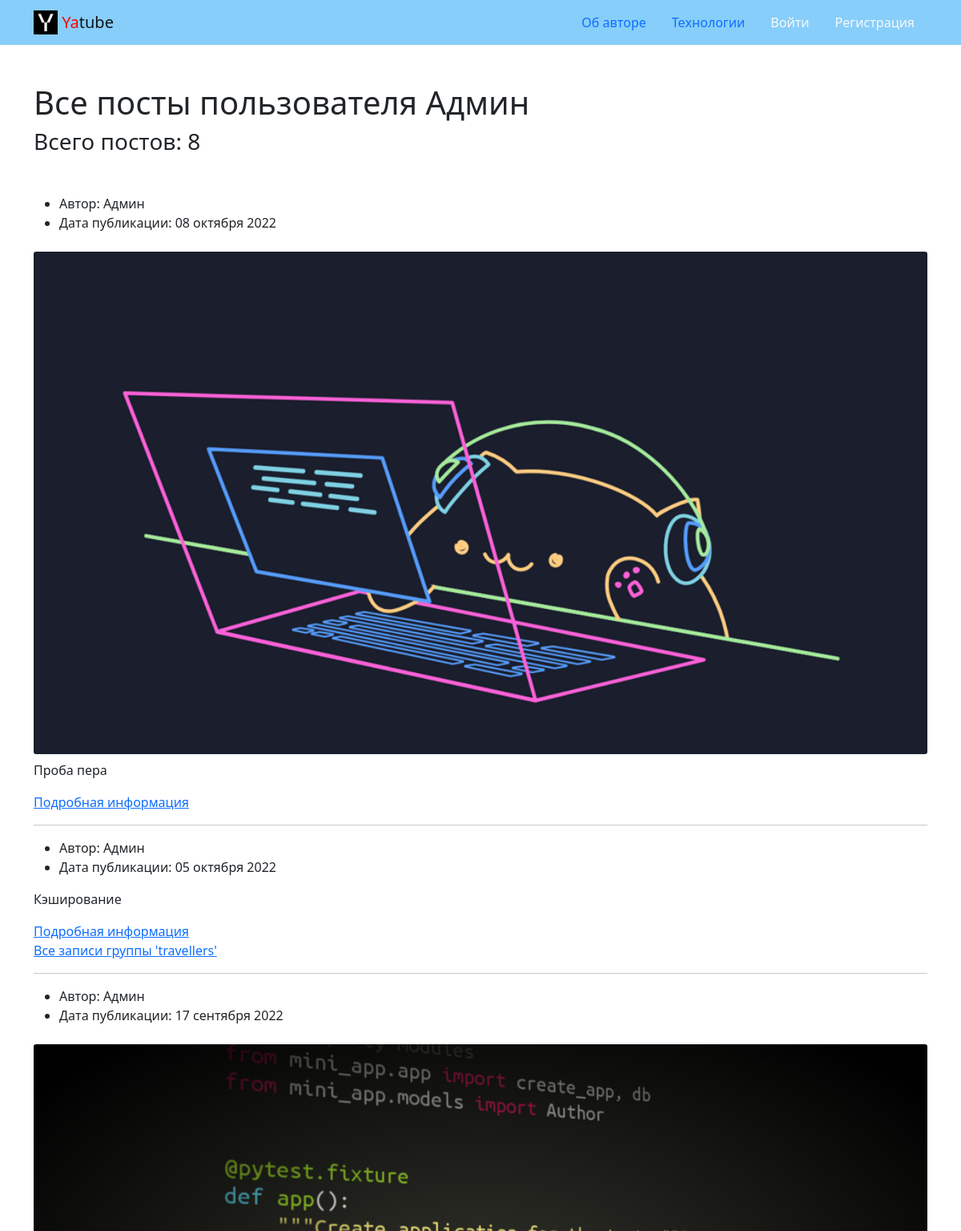
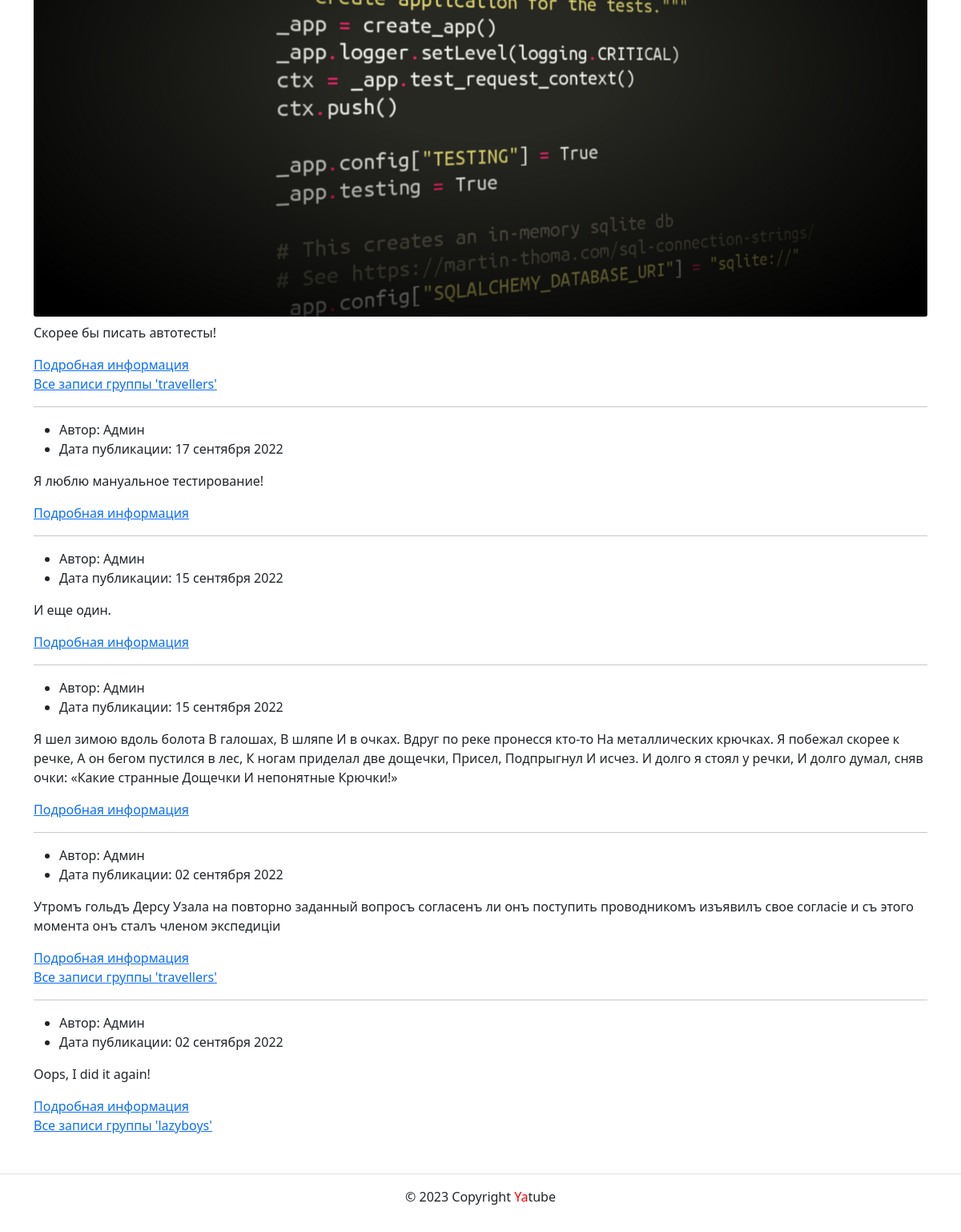
/profile/admin1/, run on the app's committed database (2 pictures, top to bottom).
### posts/models.py (models this page shows, shortened)
class Post(models.Model):
    class Meta:
        ordering = ["-pub_date"]
    text = models.TextField(
        verbose_name='Текст поста',
        help_text='Введите текст поста',
    )
    pub_date = models.DateTimeField(
        verbose_name='Дата публикации',
        auto_now_add=True
    )
    author = models.ForeignKey(
        User,
        on_delete=models.CASCADE,
        related_name='posts',
        verbose_name='Автор',
    )
    group = models.ForeignKey(
        Group,
        on_delete=models.SET_NULL,
        related_name='posts',
        blank=True,
        null=True,
        verbose_name='Группа',
        help_text='Группа, к которой будет относиться пост',
    )
    image = models.ImageField(
        'Картинка',
        upload_to='posts/',
        blank=True
    )

class Group(models.Model):
    title = models.CharField(
        verbose_name='Заголовок',
        max_length=200
    )
    slug = models.SlugField(
        verbose_name='Слаг',
        unique=True,
        max_length=50
    )
    description = models.TextField(
        verbose_name='Описание группы',
        max_length=200
    )

### posts/views.py (the view)
# urls.py: path('profile/<str:username>/',
def profile(request, username):
    author = get_object_or_404(User, username=username)
    page_obj = get_page(author.posts.all(), request)
    following = (request.user != author
                 and request.user.is_authenticated
                 and Follow.objects.filter(
                     user=request.user,
                     author=author).exists())
    context = {
        'author': author,
        'page_obj': page_obj,
        'following': following,
    }
    return render(request, 'posts/profile.html', context)

### core/context_processors/year.py (called while the page is built)
def year(request):
    return {
        'year': datetime.date.today().year
    }

### posts/utils.py (called while the page is built)
def get_page(queryset, request):
    paginator = Paginator(queryset, settings.POSTS_PER_PAGE)
    page_number = request.GET.get('page')
    return paginator.get_page(page_number)

### templates/posts/profile.html (shortened to what this page needs)
{% extends "base.html" %}
{% block content %}
   {% load thumbnail %}
   <div class="container py-5">
        <h1>Все посты пользователя {{ author.get_full_name }} </h1>
        <h3>Всего постов: {{ author.posts.count }} </h3>
       <article>
        {% for post in page_obj %}
          <ul>
            <li>
              Автор: {{ post.author.get_full_name }}
            </li>
            <li>
              Дата публикации: {{ post.pub_date|date:"d E Y" }}
            </li>
          </ul>
        {% thumbnail post.image "960x339" crop="center" upscale=True as im %}
          <img class="card-img my-2" src="{{ im.url }}">
        {% endthumbnail %}
            <p>{{ post.text }}</p>
            <a href="{% url 'posts:post_detail' post.pk %}">Подробная информация </a>
            <br>
        </article>
        {% if post.group %}
            <a href="{% url 'posts:group_list' post.group.slug %}">
              Все записи группы '{{ post.group.slug }}'
            </a>
        {% endif %}
        {% if not forloop.last %}
          <hr>
        {% endif %}
        {% endfor %}
  </div>
{% endblock %}

### templates/base.html (shortened to what this page needs)
{% load static %}
<!DOCTYPE html>
<html lang="ru">
  <head>
    <link rel="stylesheet" href="{% static 'css/bootstrap.min.css' %}">
  </head>
  <body>
    <header>
      {% include 'includes/header.html' %}
    </header>
    <main>
      {% block content %}{% endblock %}
    </main>
    <footer class="border-top text-center py-3">
      {% include 'includes/footer.html' %}
    </footer>
  </body>
</html>

### templates/includes/header.html (shortened to what this page needs)
{% load static %}
<header>
<nav class="navbar navbar-light" style="background-color: lightskyblue">
    <div class="container">
        <a class="navbar-brand" href="{% url 'posts:index' %}">
            <img src="{% static 'img/logo.png' %}" width="30" height="30" class="d-inline-block align-top" alt="">
            <span style="color:red">Ya</span>tube
        </a>
      {% with request.resolver_match.view_name as view_name %}
      <ul class="nav nav-pills">
        <li class="nav-item">
          <a class="nav-link
            {% if view_name  == 'about:author' %} active {% endif %}" href="{% url 'about:author' %}">Об авторе</a>
        </li>
        <li class="nav-item">
          <a class="nav-link
            {% if view_name  == 'about:tech' %} active {% endif %}" href="{% url 'about:tech' %}">Технологии</a>
        </li>
        {% if user.is_authenticated %}
        <li class="nav-item">
          <a class="nav-link
            {% if view_name  == 'posts:post_create' %} active {% endif %}" href="{% url 'posts:post_create' %}">Новая запись</a>
        </li>
        <li class="nav-item">
          <a class="nav-link link-light
            {% if view_name  == 'users:password_change' %} active {% endif %}"
             href="{% url 'users:password_change' %}">Изменить пароль</a>
        </li>
        <li class="nav-item">
          <a class="nav-link link-light
            {% if view_name  == 'users:logout' %} active {% endif %}"
             href="{% url 'users:logout' %}">Выйти</a>
        </li>
        <li>
          <span style="font-size:small; color:darkslateblue">Пользователь: {{ user.username }}</span>
        </li>
        {% else %}
        <li class="nav-item">
          <a class="nav-link link-light
            {% if view_name  == 'users:login' %} active {% endif %}"
             href="{% url 'users:login' %}">Войти</a>
        </li>
        <li class="nav-item">
          <a class="nav-link link-light
            {% if view_name  == 'users:signup' %} active {% endif %}"
             href="{% url 'users:signup' %}">Регистрация</a>
        </li>
        {% endif %}
      </ul>
      {% endwith %}
    </div>
  </nav>
</header>

### templates/includes/footer.html
<p>© {{ year }} Copyright <span style="color:red">Ya</span>tube</p>

### data on the page
Post: author.get_full_name "Админ", pub_date "08 октября 2022", shows a picture, text "Проба пера"
Post: author.get_full_name "Админ", pub_date "05 октября 2022", text "Кэширование", group.slug "travellers"
Post: author.get_full_name "Админ", pub_date "17 сентября 2022", shows a picture, text "Скорее бы писать автотесты!", group.slug "travellers"
Post: author.get_full_name "Админ", pub_date "17 сентября 2022", text "Я люблю мануальное тестирование!"
Post: author.get_full_name "Админ", pub_date "15 сентября 2022", text "И еще один."
Post: author.get_full_name "Админ", pub_date "15 сентября 2022", text "Я шел зимою вдоль болота В галошах, В шляпе И в очках. Вдруг по реке пронесся кто-то На металлических крючках. Я побежал скорее к речке, А он бегом пустился в лес, К ногам приделал две дощечки, Присел, Подпрыгнул И исчез. И долго я стоял у речки, И долго думал, сняв очки: «Какие странные Дощечки И непонятные Крючки!»"
Post: author.get_full_name "Админ", pub_date "02 сентября 2022", text "Утромъ гольдъ Дерсу Узала на повторно заданный вопросъ согласенъ ли онъ поступить проводникомъ изъявилъ свое согласіе и съ этого момента онъ сталъ членом экспедиціи", group.slug "travellers"
Post: author.get_full_name "Админ", pub_date "02 сентября 2022", text "Oops, I did it again!", group.slug "lazyboys"

### other printed values
{{ author.get_full_name }} "Админ"
{{ author.posts.count }} "8"
